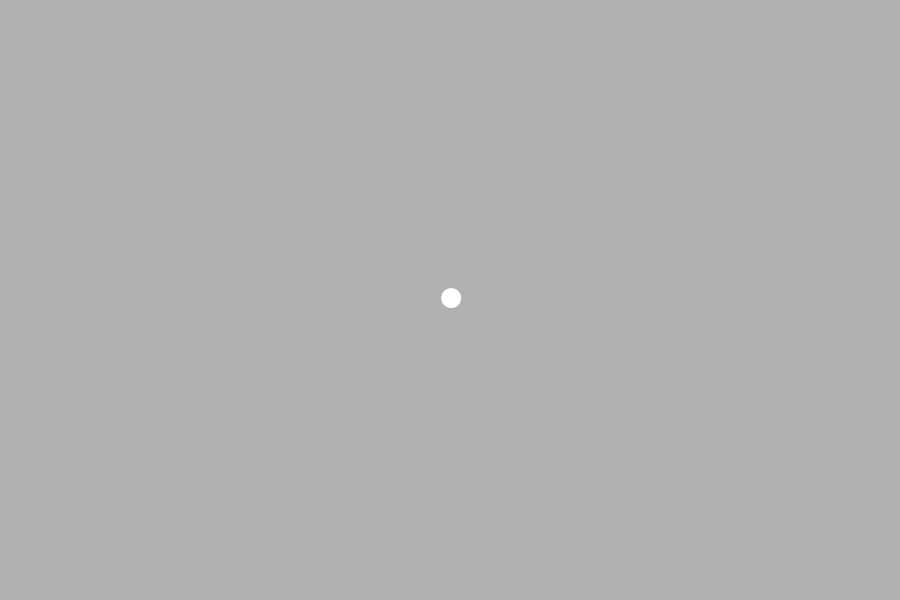
Frame 1 (no input)
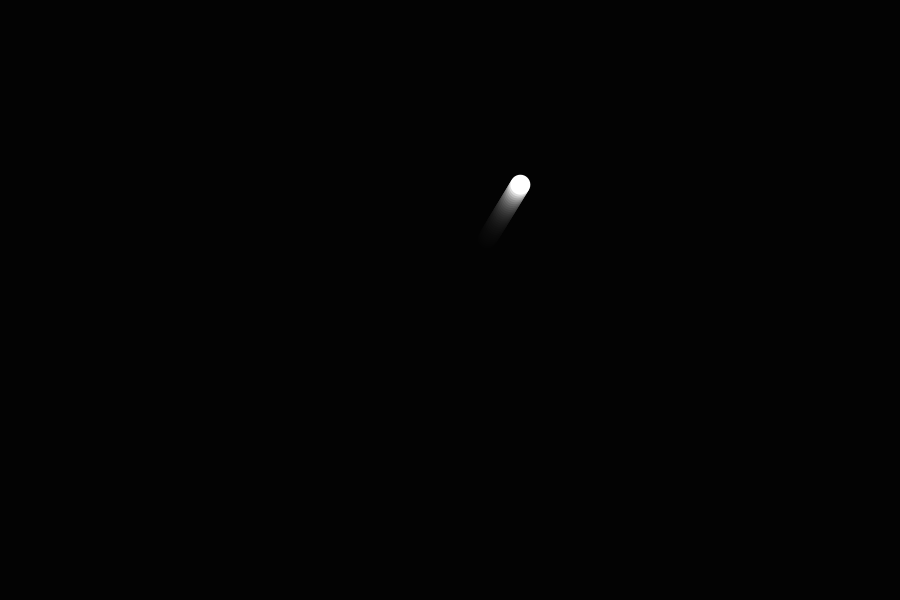
Frame 60 (the mouse pressed at the canvas centre just before this capture)
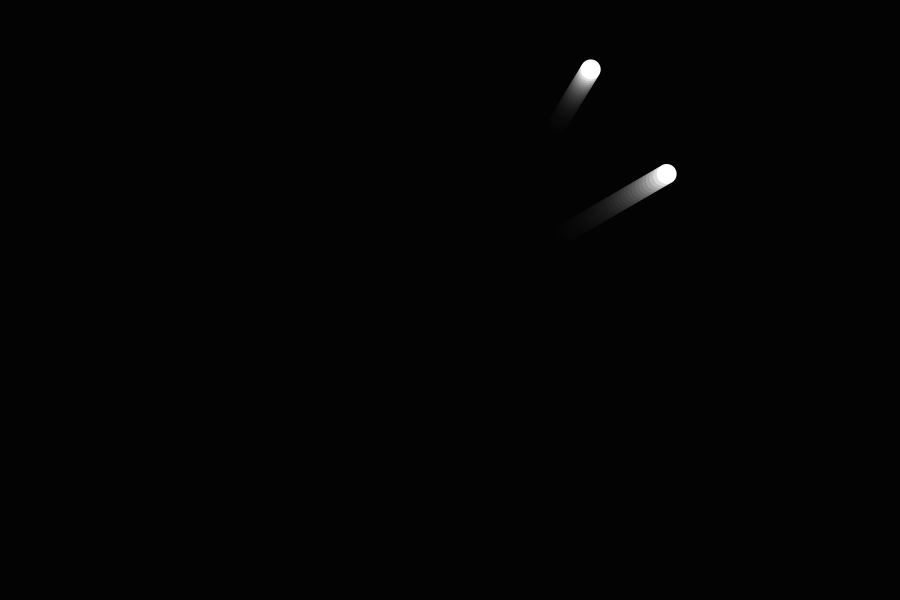
Frame 120 (the mouse held since frame 60 and released just before this capture)

The Processing sketch that drew these frames (run headless with seeded random() and noise(); from frame 60 on, the mouse is pressed at the canvas centre):

// Processing sketch: Particelle
// ── Particelle.pde
int diam = 20;
int modo = 4;
int maxModo = 4;

// Declare the array
ArrayList<Spot> spots;

boolean changeModo = false;

void setup() {
  size(900, 600);
    
  noStroke();
  smooth();

  // Initialize the ArrayList and add One Spot to the center
  spots = new ArrayList<Spot>();
  spots.add(new Spot(width/2, height/2, diam, random(-4, 4), random(-4, 4)));
}

void draw() {
  fill(0, 35);
  rect(0, 0, width, height);

  //Change modo Automatically
  if ( changeModo ) {
    if ((frameCount % 40) == 0) {
      modo++;
      if (modo > maxModo) modo = 1;
      //println("Modo: " + modo);
    }
  }

  for (int i = 0; i < spots.size(); i++) {
    switch(modo) {
    case 1:
      fill(255, 0, 0); 
      break;
    case 2:
      fill(0, 255, 0);
      break;
    case 3:
      fill(0, 0, 255);
      break;
    case 4:
      fill(255);
      break;
    }
    Spot sp = spots.get(i);
    sp.move();
    sp.display();
  }
}

void mousePressed() {
  spots.add(new Spot(mouseX, mouseY, diam, random(-4, 4), random(-4, 4)));
}

void mouseDragged() {
  spots.add(new Spot(mouseX, mouseY, diam, random(-4, 4), random(-4, 4)));
}

void keyPressed() {
  if (keyCode == UP)   modo++;
  if (keyCode == DOWN) modo--;
  if (modo > maxModo)  modo = 1;
  if (modo < 1)        modo = 1;
  if (key == 'c') spots.remove(spots.size()-1);
  if (key == 'w') spots = new ArrayList<Spot>();
  if (key == 'q') changeModo = !changeModo;
  if (spots.size() == 0) spots.add(new Spot(width/2, height/2, diam, random(-4, 4), random(-4, 4)));
}

// ── Spot.pde
class Spot {
  float x, y;            // X-coordinate, Y-coordinate
  float diameter;        // Diameter of the circle
  float speedX, speedY;  // Distance moved each frame
  int directionX = 1;    // Direction of motion (1 is down, -1 is up)
  int directionY = 1;    // Direction of motion (1 is down, -1 is up)

  // Constructor
  Spot(float xpos, float ypos, float dia, float spx, float spy) {
    x = xpos;
    y = ypos;
    diameter = dia;
    speedX = spx;
    speedY = spy;
  }

  void move() {
    x += (speedX*directionX);
    if ((x<diameter/2)||(x>(width -diameter/2))) directionX *= -1;
    y += (speedY*directionY);
    if ((y<diameter/2)||(y>(height-diameter/2))) directionY *= -1;
  }

  void display() {
    ellipse(x, y, diameter, diameter);
  }
}
